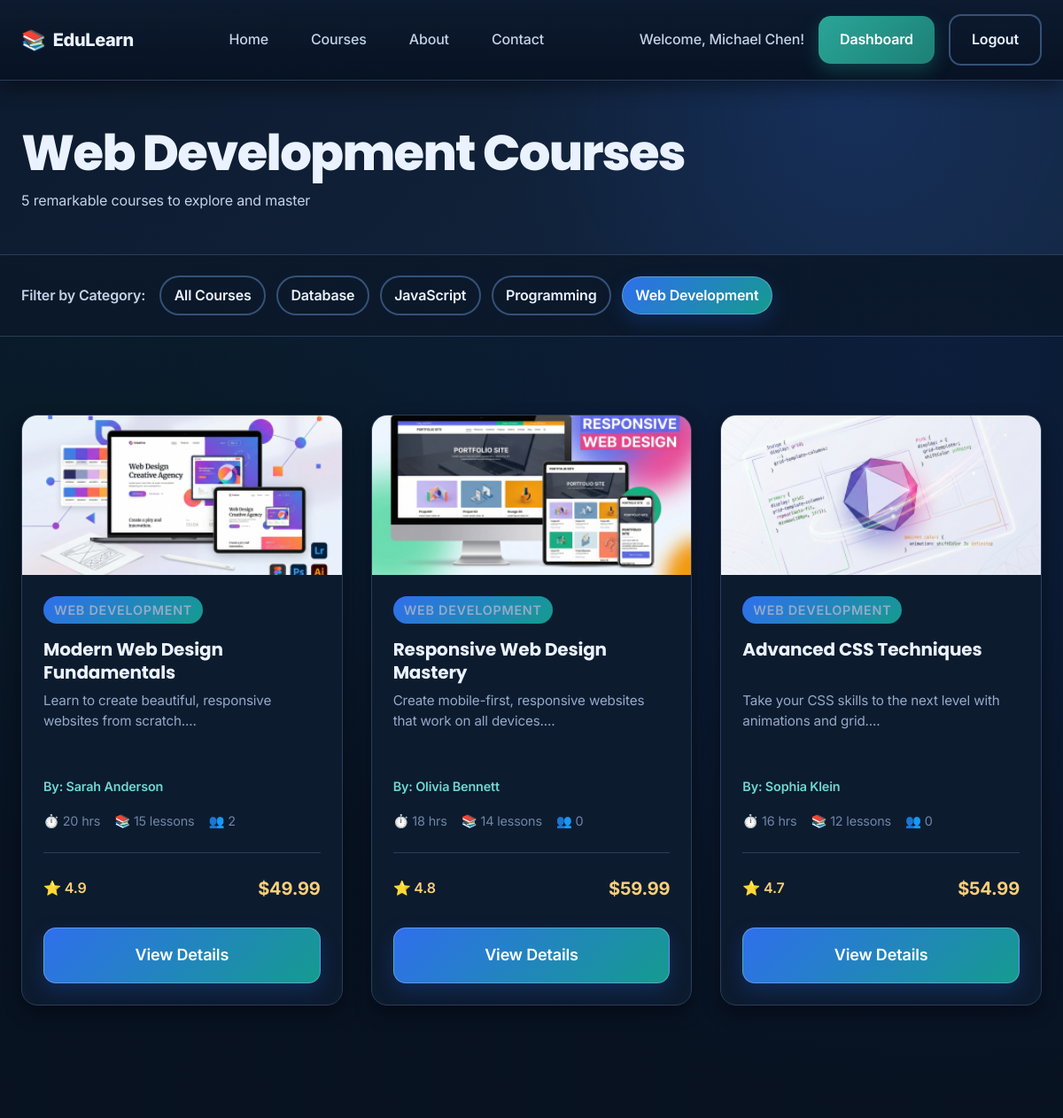
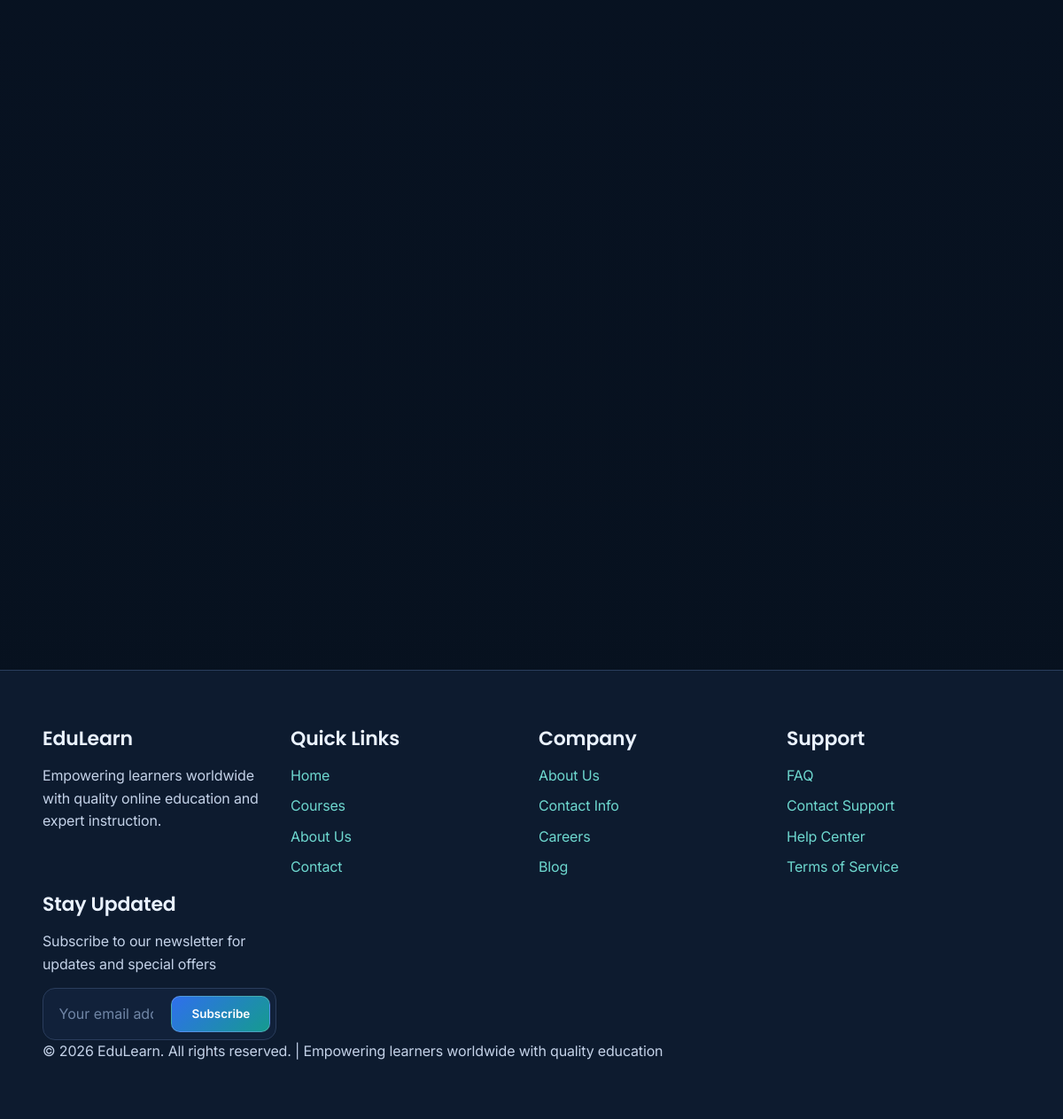
The page /pages/courses.php?category=Web+Development (signed in) on the database its author committed (2 pictures, top to bottom).
### tables this page shows
CREATE TABLE IF NOT EXISTS courses (
    id INT AUTO_INCREMENT PRIMARY KEY,
    title VARCHAR(255) NOT NULL,
    description TEXT NOT NULL,
    category VARCHAR(100) NOT NULL,
    instructor_id INT NOT NULL,
    thumbnail VARCHAR(255),
    level ENUM('beginner', 'intermediate', 'advanced') DEFAULT 'beginner',
    price DECIMAL(10, 2) DEFAULT 49.99,
    rating DECIMAL(3, 1) DEFAULT 4.8,
    students_count INT DEFAULT 0,
    duration_hours INT DEFAULT 20,
    lessons_count INT DEFAULT 15,
    status ENUM('published', 'draft', 'archived') DEFAULT 'published',
    created_at TIMESTAMP DEFAULT CURRENT_TIMESTAMP,
    updated_at TIMESTAMP DEFAULT CURRENT_TIMESTAMP ON UPDATE CURRENT_TIMESTAMP,
    FOREIGN KEY (instructor_id) REFERENCES users(id),
    INDEX (category),
    INDEX (instructor_id),
    INDEX (status)
);

CREATE TABLE IF NOT EXISTS users (
    id INT AUTO_INCREMENT PRIMARY KEY,
    fullname VARCHAR(100) NOT NULL,
    email VARCHAR(100) NOT NULL UNIQUE,
    phone VARCHAR(20),
    password VARCHAR(255) NOT NULL,
    profile_picture VARCHAR(255),
    bio TEXT,
    role ENUM('student', 'instructor') DEFAULT 'student',
    status ENUM('active', 'inactive', 'suspended') DEFAULT 'active',
    created_at TIMESTAMP DEFAULT CURRENT_TIMESTAMP,
    updated_at TIMESTAMP DEFAULT CURRENT_TIMESTAMP ON UPDATE CURRENT_TIMESTAMP,
    INDEX (email),
    INDEX (role)
);

### pages/courses.php (the view, shortened to what this page needs)
<?php
include '../includes/header.php';
include '../includes/database.php';
function get_course_thumbnail_path_page($thumbnail, $category) {
    $image_root = dirname(__DIR__) . '/images/';
    $fallback_by_category = array(
        'Web Development' => 'course-web-design.png',
        'Database' => 'course-database.png',
        'JavaScript' => 'course-javascript.png',
        'Programming' => 'course-python.png'
    );
    if (!empty($thumbnail) && file_exists($image_root . $thumbnail)) {
        return '../images/' . $thumbnail;
    }
    $fallback = $fallback_by_category[$category] ?? 'course-web-design.png';
    return '../images/' . $fallback;
}
$selected_category = isset($_GET['category']) ? stripslashes(htmlspecialchars($_GET['category'])) : '';
$categories_query = "SELECT DISTINCT category FROM courses WHERE status = 'published' ORDER BY category";
$categories_result = mysqli_query($connection, $categories_query);
$categories = array();
if ($categories_result) {
    while ($row = mysqli_fetch_assoc($categories_result)) {
        $categories[] = $row['category'];
    }
}
if (!empty($selected_category)) {
    $courses_query = "
        SELECT c.*, u.fullname as instructor_name
        FROM courses c
        LEFT JOIN users u ON c.instructor_id = u.id
        WHERE c.category = '" . mysqli_real_escape_string($connection, $selected_category) . "'
        AND c.status = 'published'
        ORDER BY c.students_count DESC
    ";
    $page_title = ucfirst($selected_category) . " Courses";
}
$courses_result = mysqli_query($connection, $courses_query);
$courses = array();
if ($courses_result) {
    while ($row = mysqli_fetch_assoc($courses_result)) {
        $courses[] = $row;
    }
}
?>
<section class="page-header">
    <div class="container">
        <h1><?php echo $page_title; ?></h1>
        <p><?php echo count($courses); ?> remarkable course<?php echo count($courses) !== 1 ? 's' : ''; ?> to explore and master</p>
    </div>
</section>
<section class="filters-section">
    <div class="container">
        <div class="filters-wrap">
            <span class="filters-label">Filter by Category:</span>
            <a href="courses.php" class="btn filter-chip <?php echo empty($selected_category) ? 'btn-primary' : 'btn-outline'; ?>">
                All Courses
            </a>
            <?php foreach ($categories as $category): ?>
                <a href="?category=<?php echo urlencode($category); ?>"
                   class="btn filter-chip <?php echo ($selected_category === $category) ? 'btn-primary' : 'btn-outline'; ?>">
                    <?php echo htmlspecialchars($category); ?>
                </a>
            <?php endforeach; ?>
        </div>
    </div>
</section>
<section class="courses-section">
    <div class="container">
        <?php if (empty($courses)): ?>
            <div class="empty-state">
                <p>No courses found in this category. Please try another!</p>
            </div>
        <?php else: ?>
            <div class="course-grid">
                <?php foreach ($courses as $course): ?>
                    <div class="course-card">
                        <div class="course-card-image">
                            <img src="<?php echo htmlspecialchars(get_course_thumbnail_path_page($course['thumbnail'] ?? '', $course['category'] ?? '')); ?>" alt="<?php echo htmlspecialchars($course['title']); ?>">
                        </div>
                        <div class="course-card-body">
                            <div class="course-category">
                                <?php echo htmlspecialchars($course['category']); ?>
                            </div>
                            <h3 class="course-card-title">
                                <?php echo htmlspecialchars($course['title']); ?>
                            </h3>
                            <p class="course-card-description">
                                <?php echo htmlspecialchars(substr($course['description'], 0, 80)) . '...'; ?>
                            </p>
                            <p class="course-card-instructor">
                                By: <?php echo htmlspecialchars($course['instructor_name']); ?>
                            </p>
                            <div class="course-card-meta">
                                <span>⏱️ <?php echo $course['duration_hours'] ?? 20; ?> hrs</span>
                                <span>📚 <?php echo $course['lessons_count'] ?? 15; ?> lessons</span>
                                <span>👥 <?php echo number_format($course['students_count']); ?></span>
                            </div>
                            <div class="course-card-footer">
                                <div class="course-rating">
                                    ⭐ <?php echo $course['rating'] ?? 4.8; ?>
                                </div>
                                <div class="course-price">
                                    $<?php echo number_format($course['price'] ?? 49.99, 2); ?>
                                </div>
                            </div>
                            <a href="course-detail.php?id=<?php echo $course['id']; ?>" class="btn btn-primary btn-large">View Details</a>
                        </div>
                    </div>
                <?php endforeach; ?>
            </div>
        <?php endif; ?>
    </div>
</section>
<?php
include '../includes/footer.php';
?>

### rows shown on the page
courses: thumbnail+category (picture), category "WEB DEVELOPMENT", title "Modern Web Design Fundamentals", description "Learn to create beautiful, responsive websites from scratch.", instructor.fullname "Sarah Anderson", duration_hours "20", lessons_count "15", students_count "2", rating "4.9", price "49.99"
courses: thumbnail+category (picture), category "WEB DEVELOPMENT", title "Responsive Web Design Mastery", description "Create mobile-first, responsive websites that work on all devices.", instructor.fullname "Olivia Bennett", duration_hours "18", lessons_count "14", students_count "0", rating "4.8", price "59.99"
courses: thumbnail+category (picture), category "WEB DEVELOPMENT", title "Advanced CSS Techniques", description "Take your CSS skills to the next level with animations and grid.", instructor.fullname "Sophia Klein", duration_hours "16", lessons_count "12", students_count "0", rating "4.7", price "54.99"

### other values the page prints
$user_name "Michael Chen"
$page_title "Web Development Courses"
count($courses) "5"
$category "Database"
$category "JavaScript"
$category "Programming"
$category "Web Development"
